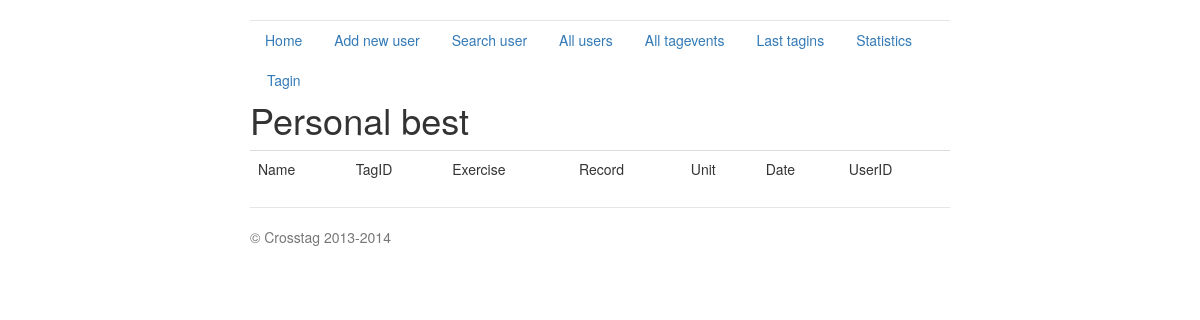
Page /pb/1 on the earlier database version.
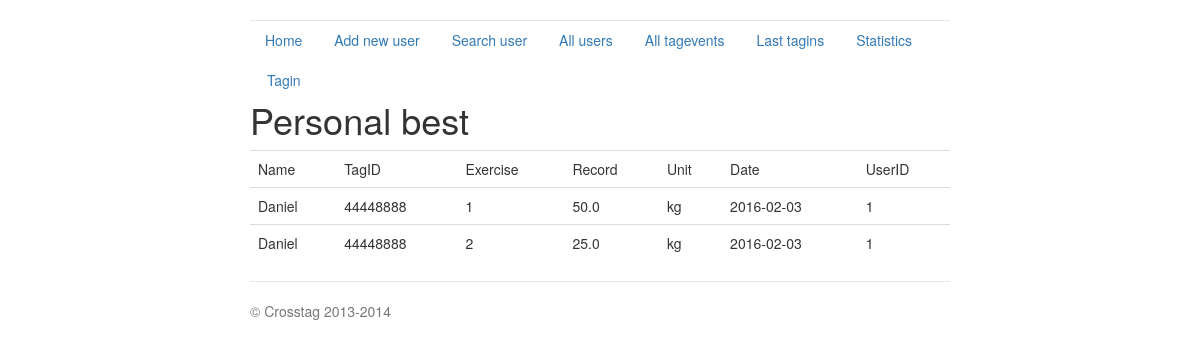
Same page on the later database version.
### crosstag_server.py (models this page shows, shortened)
class User(db.Model):
    index = db.Column(db.Integer, primary_key=True)
    fortnox_id = db.Column(db.Integer)
    name = db.Column(db.String(80))
    email = db.Column(db.String(120))
    phone = db.Column(db.Integer)
    tag_id = db.Column(db.String(12))
    gender = db.Column(db.String(10))
    birth_date = db.Column(db.Date)
    expiry_date = db.Column(db.Date)
    create_date = db.Column(db.Date)
    def dict(self):
        return {'index': self.index, 'name': self.name,
                'email': self.email, 'tag_id': self.tag_id,
                'phone': self.phone, 'fortnox_id': self.fortnox_id,
                'expiry_date': str(self.expiry_date),
                'create_date': str(self.create_date),
                'birth_date': str(self.birth_date),
                'gender': self.gender}

class Records(db.Model):
    id = db.Column(db.Integer, primary_key=True)
    exercise_id = db.Column(db.Integer, db.ForeignKey('exercise.index'))
    record = db.Column(db.Float)
    unit = db.Column(db.String(10))
    record_date = db.Column(db.Date)
    uid = db.Column(db.Integer, db.ForeignKey('user.index'))
    def dict(self):
        return {'id': self.id, 'exercise_id': self.exercise_id, 'record': self.record, 'unit': self.unit, 'record_date': self.record_date, 'uid':self.uid}

### crosstag_server.py (the view)
@app.route('/pb/<user_id>', methods=['GET'])
def pb(user_id):
    users = User.query.filter_by(index=user_id)
    personalstats = Records.query.filter_by(uid=user_id)
    ret = []
    userret = []
    exerciseret = []
    for hit in personalstats:
        pbjs = hit.dict()
        ret.append(pbjs)
    for hit in users:
        js = hit.dict()
        userret.append(js)
    return render_template('PB.html', plot_paths='', data=ret, users=userret, exercises=exerciseret)

### templates/PB.html (shortened to what this page needs)
{% extends "base.html" %}
{% block content %}
<br>
<h1>Personal best</h1>
<table class="table table-hover">
	<tr>
		<td>Name</td> <td>TagID</td> <td>Exercise</td> <td>Record</td> <td>Unit</td> <td>Date</td> <td>UserID</td>
	</tr>
	{% for user in users %}
		{% for hit in data %}
			<tr>
				<td>{{user.name}}</td> <td>{{user.tag_id}}</td> <td> {{hit.exercise_id}} </td> <td> {{hit.record}} </td> <td>{{hit.unit}}</td> <td>{{hit.record_date}}</td> <td>{{hit.uid}}</td>
			</tr>
		{% endfor %}
	{% endfor %}
</table>
{% endblock %}

### templates/base.html (shortened to what this page needs)
<!DOCTYPE html>
<html lang="en">
  <head>
    <link href="../../static/bootstrap.css" rel="stylesheet">
    <link href="../../static/jumbotron-narrow.css" rel="stylesheet">
  </head>
  <body>
    <div class="container">
      <div class="header">
        <nav>
          <ul class="nav nav-pills pull-right">
            <li role="presentation"><a href="/index">Home</a></li>
            <li role="presentation"><a href="/add_new_user">Add new user</a></li>
            <li role="presentation"><a href="/search_user">Search user</a></li>
            <li role="presentation"><a href="/all_users">All users</a></li>
            <li role="presentation"><a href="/all_tagevents">All tagevents</a></li>
            <li role="presentation"><a href="/last_tagins">Last tagins</a></li>
            <li role="presentation"><a href="/statistics">Statistics</a></li>
            <li role="presentation"><a href="/tagin_user">Tagin</a></li>
          </ul>
        </nav>
      </div>
      {% block content %}{% endblock %}
      <footer class="footer">
        <p>&copy; Crosstag 2013-2014</p>
      </footer>
    </div>
  </body>
</html>

### static/jumbotron-narrow.css (style rules this page uses)
body { padding-top: 20px; padding-bottom: 20px; }
.header, .marketing, .footer { padding-right: 15px; padding-left: 15px; }
.header { border-bottom: 1px solid #e5e5e5; }
.footer { padding-top: 19px; color: #777; border-top: 1px solid #e5e5e5; }
@media (min-width: 768px) { .container { max-width: 730px; } }
@media screen and (min-width: 768px) { .header, .marketing, .footer { padding-right: 0; padding-left: 0; } }
@media screen and (min-width: 768px) { .header { margin-bottom: 30px; } }

Differences in the rows shown:
now on this page (row unchanged): User: name "Daniel", tag_id "44448888"
added Records: exercise_id "1", record "50.0", unit "kg", record_date "2016-02-03", uid "1"
added Records: exercise_id "2", record "25.0", unit "kg", record_date "2016-02-03", uid "1"
